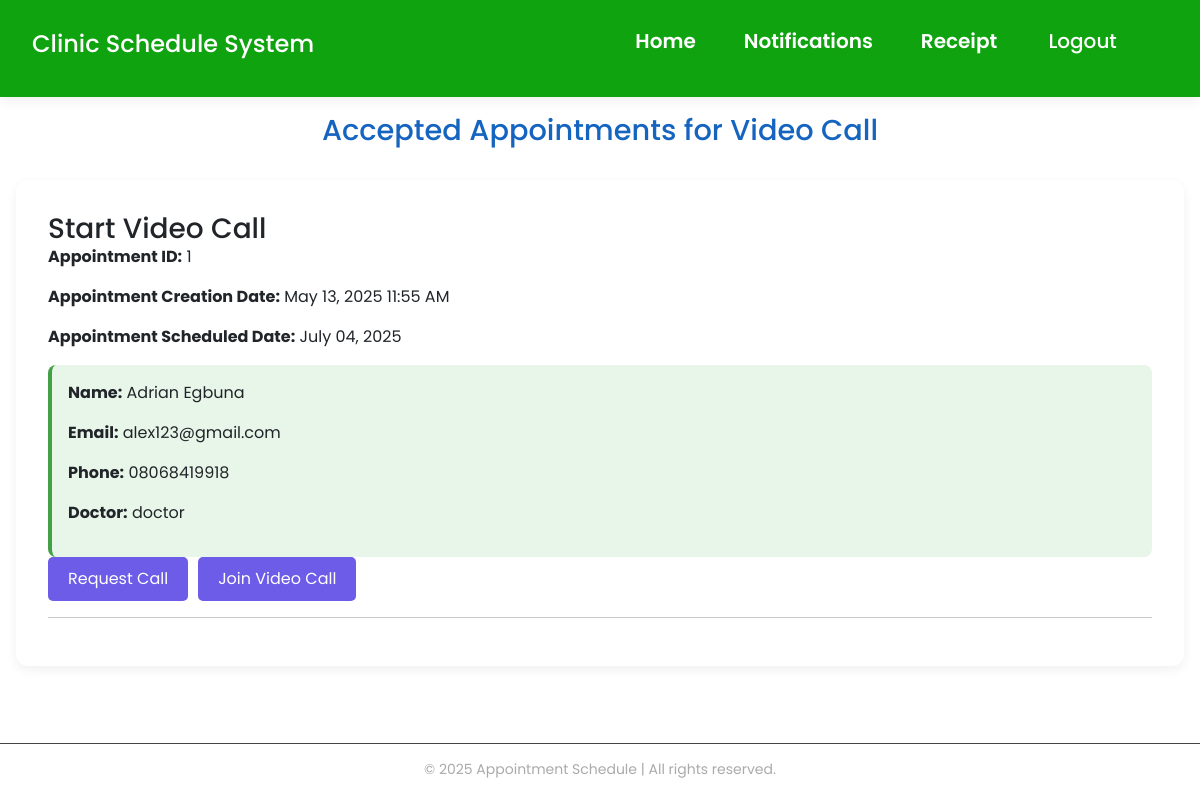
The page /patient-request-video-call/ (signed in) on the database its author committed.
### Scheduler/models.py (models this page shows, shortened)
class Appointments(models.Model):
    user = models.ForeignKey(
        CustomUser,
        on_delete=models.CASCADE,
        related_name='appointments_as_user',
        null=True
    )
    first_name = models.CharField(max_length=25)
    last_name = models.CharField(max_length=25)
    email = models.EmailField()
    phone = models.CharField(max_length=15)
    PAYMENT_CHOICES = [
        ('premium', 'Premium'),
        ('standard', 'Standard'),
        ('basic', 'Basic'),
    ]
    payment = models.CharField(max_length=8, choices=PAYMENT_CHOICES, null=True)
    amount = models.PositiveIntegerField(null=True)
    made_payment = models.BooleanField(default=False)
    request = models.TextField()
    file = models.FileField(upload_to='uploads/', null=True, blank=True)
    date_created = models.DateTimeField(auto_now_add=True)
    doctor_selected = models.ForeignKey(
        CustomUser,
        on_delete=models.CASCADE,
        limit_choices_to={'role': 'doctor'},
        related_name='appointments',
        null=True
    )
    STATUS_CHOICES = [
        ('pending', 'Pending'),
        ('accepted', 'Accepted(ongoing)'),
        ('rejected', 'Rejected'),
        ('ended', 'Ended'),
    ]
    status = models.CharField(max_length=10, choices=STATUS_CHOICES, default='pending')
    status_date = models.DateField(null=True, blank=True)
    call_requested = models.BooleanField(default=False)
    appointment_date = models.DateField(null=True, blank=True)
    call_room_url = models.CharField(max_length=255, default='', blank=True)
    class Meta:
        ordering = ["-date_created"]

### users/models.py (models this page shows)
class CustomUser(AbstractUser):
    ROLE_CHOICES = [
        ('doctor', 'Doctor'),
        ('patient', 'Patient'),
    ]
    role = models.CharField(max_length=10, choices=ROLE_CHOICES, default='patient')

### Scheduler/views.py (the view)
# urls.py: path('patient-request-video-call/', views.patient_request_video_call, name='patient_request_video_call'),
@login_required
def patient_request_video_call(request):
    if request.user.role == 'doctor':
        return redirect('not_authorized')
    appointments = Appointments.objects.filter(
        user=request.user,
        status__in=['accepted']
    ).order_by('-status_date')
    return render(request, 'Scheduler/patient_request_video_call.html', {
        'appointments': appointments
    })

### Scheduler/templates/Scheduler/patient_request_video_call.html (shortened to what this page needs)
{% extends "Scheduler/base.html" %}
{% block content %}
<h2 class="video-call-header">Accepted Appointments for Video Call</h2>
{% for appointment in appointments %}
  <div class="appointment-video-card">
    <h3 class="card-title">Start Video Call</h3>
    <p><strong>Appointment ID:</strong> {{ appointment.id }}</p>
    <p><strong>Appointment Creation Date:</strong> {{ appointment.date_created|date:"F d, Y h:i A" }}</p>
    <p><strong>Appointment Scheduled Date:</strong> {{ appointment.appointment_date|date:"F d, Y"}}</p>
    <div class="appointment-video-details">
      <p><strong>Name:</strong> {{ appointment.first_name }} {{ appointment.last_name }}</p>
      <p><strong>Email:</strong> {{ appointment.email }}</p>
      <p><strong>Phone:</strong> {{ appointment.phone }}</p>
      <p><strong>Doctor:</strong> {{ appointment.doctor_selected }}</p>
    </div>
    <div class="appointment-video-footer">
      <form method="post" action="{% url 'request_video_call' appointment.id %}">
        <button type="submit" class="start-call-btn">Request Call</button>
      </form>
      <a href="{{ appointment.call_room_url }}" target="_blank" class="start-call-btn">Join Video Call</a>
    </div>
    <hr>
  </div>
{% endfor %}
{% endblock %}

### Scheduler/static/Scheduler/main.css (style rules this page uses)
* { padding: 0; margin: 0; box-sizing: border-box; font-family: "Poppins", "Times New Roman"; }
body { background-color: #f7f9fc; color: #333; }
a { text-decoration: none; color: inherit; }
hr { border: none; border-top: 1px solid #e0e0e0; margin-top: 2rem; }
.video-call-header { text-align: center; font-size: 1.8rem; color: #1565c0; margin-bottom: 2rem; }
.appointment-video-card { background: #ffffff; border-radius: 12px; padding: 2rem; margin-bottom: 2rem; box-shadow: 0 4px 12px rgba(0, 0, 0, 0.06); }
.card-title { color: #2e7d32; margin-bottom: 1rem; }
.appointment-video-details { margin-top: 1rem; background: #e8f5e9; border-left: 4px solid #43a047; padding: 1rem; border-radius: 8px; }
.appointment-video-footer { display: flex; gap: 10px; align-items: center; }
.start-call-btn { padding: 10px 20px; font-size: 16px; background-color: #6c5ce7; color: white; border: none; border-radius: 5px; cursor: pointer; text-align: center; text-decoration: none; }

### rows shown on the page
Appointments: id "1", date_created "May 13, 2025 11:55 AM", appointment_date "July 04, 2025", first_name "Adrian", last_name "Egbuna", email "alex123@gmail.com", phone "08068419918", doctor_selected "doctor"
